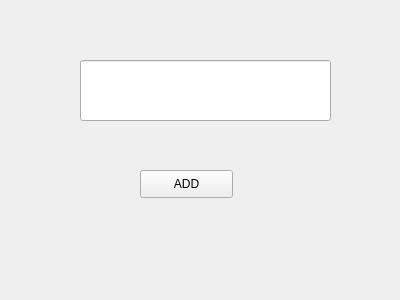
<?xml version="1.0" encoding="UTF-8"?>
<ui version="4.0">
 <class>Add_Dialog</class>
 <widget class="QWidget" name="Add_Dialog">
  <property name="geometry">
   <rect>
    <x>0</x>
    <y>0</y>
    <width>400</width>
    <height>300</height>
   </rect>
  </property>
  <property name="windowTitle">
   <string>Add_Dialog</string>
  </property>
  <widget class="QLineEdit" name="Add_text">
   <property name="geometry">
    <rect>
     <x>80</x>
     <y>60</y>
     <width>251</width>
     <height>61</height>
    </rect>
   </property>
  </widget>
  <widget class="QPushButton" name="Add_but">
   <property name="geometry">
    <rect>
     <x>140</x>
     <y>170</y>
     <width>93</width>
     <height>28</height>
    </rect>
   </property>
   <property name="text">
    <string>ADD</string>
   </property>
  </widget>
 </widget>
 <layoutdefault spacing="6" margin="11"/>
 <resources/>
 <connections/>
</ui>
